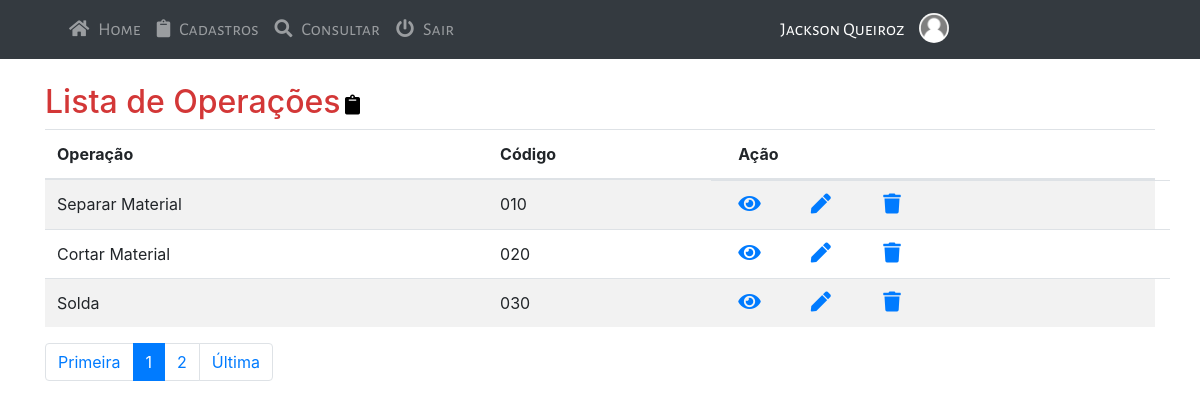
/sistema-gestor/paginas/listar-operacao (signed in), run on the app's committed database.
### tables this page shows
CREATE TABLE `tipo_operacao` (
  `id` int(11) NOT NULL,
  `nome` varchar(220) NOT NULL,
  `desc_op` text NOT NULL,
  `cod_op` varchar(220) NOT NULL,
  `usuario` varchar(220) DEFAULT NULL,
  `created` datetime NOT NULL DEFAULT current_timestamp(),
  `modifield` datetime DEFAULT NULL
);

### sistema-gestor/paginas/listar-operacao.php (the view, shortened to what this page needs)
<?php
include_once './include/head.php';
?>
</head>
<?php
include_once './include/menu.php';
?>
<div class="container py-4">
	<header class="pb-3 mb-4">
		<div class="row">
			<div class="col-md-4">
			<h2>Lista de Operações</h2>
			</div>
			<div class="col-md-3 list-icon">
				<a href="<?php echo URL ?>cadastrar-operacao"><i class="fa fa-clipboard"></i></a>
			</div>
		</div>
    <table class="table table-striped">
            <thead>
              <tr>
                <th scope="col-3">Operação</th>
                <th scope="col-2">Código</th>
                <th colspan>Ação</th>
              </tr>
            </thead>
            <tbody>
    <?php
    $pagina_atual = filter_input(INPUT_GET, "page", FILTER_SANITIZE_NUMBER_INT);
    $pagina = (!empty($pagina_atual)) ? $pagina_atual : 1;
    $limite_resultado = 3;
    $inicio = ($limite_resultado * $pagina) - $limite_resultado;
    $query_op = "SELECT id, nome, cod_op, desc_op FROM tipo_operacao LIMIT $inicio, $limite_resultado";
		$result_op = $conn->prepare($query_op);
		$result_op->execute();
		if (($result_op) AND ($result_op->rowCount() != 0)) {
			while ($row_op = $result_op->fetch(PDO::FETCH_ASSOC)) {
				extract($row_op)
				?>
              <tr>
                <td><?php echo $nome ?></td>
                <td><?php echo $cod_op ?></td>
                <td class="row">
                	<div class="col-2 action-icon">
                		<a href="<?php echo URL . 'detalhes-operacao?id_op=' . $id ?>"><i class="fa fa-eye"></i></a>
                		</div>
                	<div class="col-2 action-icon">
                		<a href="<?php echo URL . 'editar-operacao?id_op=' . $id ?>"><i class="fa fa-pen"></i></a>
                		</div>
                		<div class="col-2 action-icon">
                			<a onclick="apagarRegistro(<?php echo $id ?>)" href="<?php echo URL . 'excluir-operacao?id_op=' . $id . ', nome=' . $nome ?>"><i class="fa fa-trash"></i></a>
                		</div>
                </td>
                </tr>
        <?php
			}
		}else{
			echo $_SESSION['msg'] = "<div class='alert alert-danger' id='msg-success' role='alert'><i class='fa fa-circle-x' style='font-size:25px;color:red'></i><div class='alerta-erro'>Nenhum Registro encontrado!</div></div>";
		}
	?>
	</tbody>
		</table>
		<?php
			$query_qnt_resgistros = "SELECT count(id) AS num_result FROM tipo_operacao";
			$result_qnt_registros = $conn ->prepare($query_qnt_resgistros);
			$result_qnt_registros->execute();
			$row_qnt_registros = $result_qnt_registros->fetch(PDO::FETCH_ASSOC);
			$qnt_pagina = ceil($row_qnt_registros['num_result'] / $limite_resultado);
			$maximo_link = 2;
	?>
	<nav aria-label="...">
  <ul class="pagination">
    <li class="page-item">
      <?php echo "<a class='page-link' href='listar-operacao?page=1'>Primeira</a> "; ?>
    </li>
    <?php for ($pagina_anterior = $pagina - $maximo_link; $pagina_anterior <= $pagina -1 ; $pagina_anterior++) { ?>
    <li class="page-item">
    	<?php
			}
			?>
    </li>
    <li class="page-item active">
      <a class="page-link" href="#"><?php echo "$pagina"; ?> <span class="sr-only">(atual)</span></a>
    </li>
    <?php
    	for ($proxima_pagina = $pagina + 1; $proxima_pagina <= $pagina + $maximo_link; $proxima_pagina++) {?>
		<li class="page-item">
    		<?php
							if($proxima_pagina <= $qnt_pagina){
								echo "<a class='page-link' href='listar-operacao?page=$proxima_pagina'> $proxima_pagina </a> ";
							}
			}
    ?>
   </li>
    <li class="page-item">
      <?php echo "<a class='page-link' href='listar-operacao?page=$qnt_pagina'>Última</a> "; ?>
    </li>
  </ul>
</nav>
<?php
include_once './include/footer.php';
?>

### sistema-gestor/assets/css/style.css (style rules this page uses)
h2 { color: #d33737; }
.list-icon i { text-decoration: none; color: #000; margin-top: 12px; margin-left: -80px; font-size: 20px; }
.action-icon i { font-size: 20px; }

### data on the page
tipo_operacao: nome "Separar Material", cod_op "010"
tipo_operacao: nome "Cortar Material", cod_op "020"
tipo_operacao: nome "Solda", cod_op "030"

### other printed values
$_SESSION['nome'] "Jackson Queiroz"
$pagina "1"
